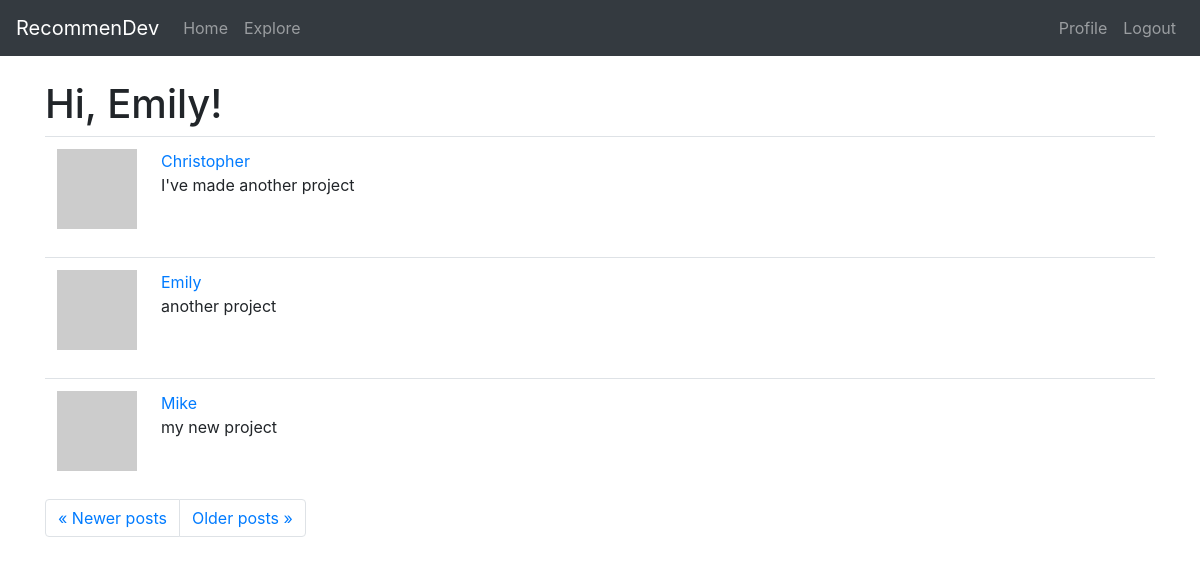
The app's page /explore?page=2 (signed in) with its own data.
### app/models.py (models this page shows, shortened)
class User(UserMixin, db.Model):
    id = db.Column(db.Integer, primary_key=True)
    username = db.Column(db.String(30), index=True, unique=True)
    email = db.Column(db.String(50), index=True, unique=True)
    password_hash = db.Column(db.String(128))
    projects = db.relationship('Project', backref='owner', lazy='dynamic')
    about_me = db.Column(db.String(140))
    last_seen = db.Column(db.DateTime, default=datetime.utcnow)
    followed = db.relationship(
        'User', secondary=followers,
        primaryjoin=(followers.c.follower_id == id),
        secondaryjoin=(followers.c.followed_id == id),
        backref=db.backref('followers', lazy='dynamic'), lazy='dynamic')
    def avatar(self, size):
        digest = md5(self.email.lower().encode('utf-8')).hexdigest()
        return 'https://www.gravatar.com/avatar/{}?d=retro&s={}'.format(digest, size)

class Project(db.Model):
    id = db.Column(db.Integer, primary_key=True)
    user_id = db.Column(db.Integer, db.ForeignKey('user.id'))
    title = db.Column(db.String(60))
    description = db.Column(db.String(150))
    timestamp = db.Column(db.DateTime, index=True, default=datetime.utcnow)
    language = db.Column(db.String(15))
    git_url = db.Column(db.String(50))

### app/routes.py (the view)
@app.route('/explore')
@login_required
def explore():
    page = request.args.get('page', 1, type=int)
    projects = Project.query.order_by(Project.timestamp.desc()).paginate(page, app.config['POSTS_PER_PAGE'], False)
    next_url = url_for('explore', page=projects.next_num) \
        if projects.has_next else None
    prev_url = url_for('explore', page=projects.prev_num) \
        if projects.has_prev else None
    return render_template('index.html', title='Explore', projects=projects.items, next_url=next_url, prev_url=prev_url)

### app/models.py (called while the page is built)
@login.user_loader
def load_user(id):
    return User.query.get(int(id))

### app/routes.py (called while the page is built)
@app.before_request
def before_request():
    if current_user.is_authenticated:
        current_user.last_seen = datetime.utcnow()
        db.session.commit()

### app/templates/index.html (shortened to what this page needs)
{% extends "base.html" %}
{% block content %}
    <h1>Hi, {{ current_user.username }}!</h1>
    {% for project in projects %}
        {% include '_project.html' %}
    {% endfor %}
    <nav aria-label="...">
        <ul class="pagination">
            <li class="page-item{% if not prev_url %} disabled{% endif %}">
                <a class="page-link" href="{{ prev_url or '#' }}">
                    <span aria-hidden="true">&laquo;</span> Newer posts
                </a>
            </li>
            <li class="page-item{% if not next_url %} disabled{% endif %}">
                <a class="page-link" href="{{ next_url or '#' }}">
                    Older posts <span aria-hidden="true">&raquo;</span>
                </a>
            </li>
        </ul>
    </nav>
{% endblock %}

### app/templates/_project.html
<table class="table table-hover">
    <tr>
        <td width="70px">
            <a href="{{ url_for('user', username=project.owner.username) }}">
                <img src="{{ project.owner.avatar(70) }}" />
            </a>
        </td>
        <td>
            <a href="{{ url_for('user', username=project.owner.username) }}">
                {{ project.owner.username }}
            </a>
            <br>
            {{ project.title }}
        </td>
    </tr>
</table>

### records on screen
User: username "Emily"
Project: owner.username "Christopher", title "I've made another project"
Project: owner.username "Emily", title "another project"
Project: owner.username "Mike", title "my new project"
